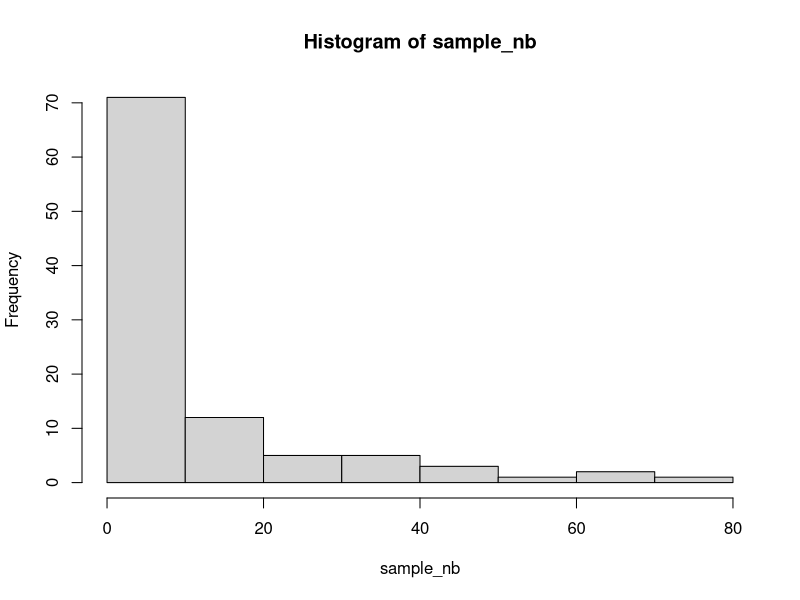
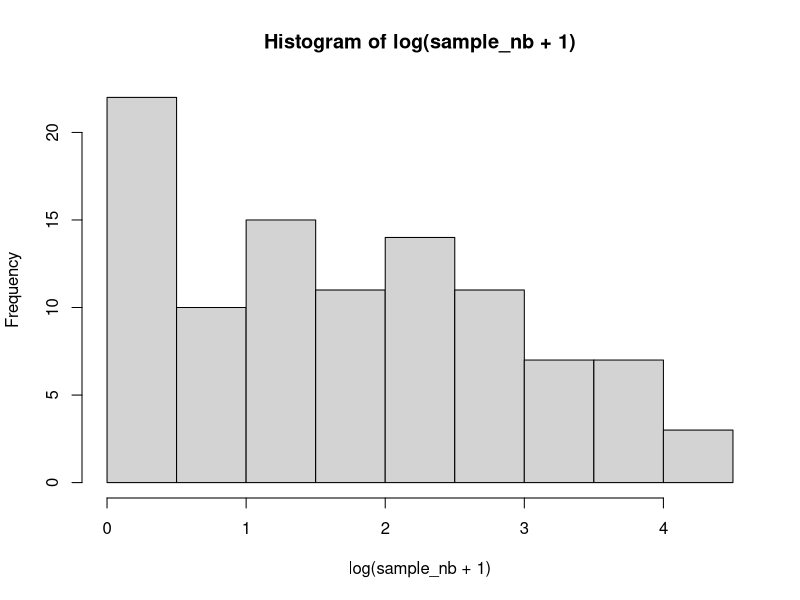

The R source for these figures, in order:
## ---- chunk 1
set.seed(1)
## ---- chunk 2
sample_nb <- rnbinom(n = 100, size = 1/2, mu = 10)
## ---- chunk 3
hist(sample_nb)
## ---- chunk 4
hist(log(sample_nb + 1))
